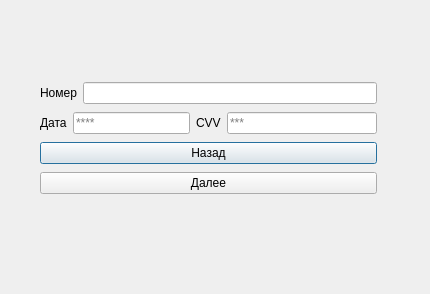
<?xml version="1.0" encoding="UTF-8"?>
<ui version="4.0">
 <class>Carts</class>
 <widget class="QDialog" name="Carts">
  <property name="geometry">
   <rect>
    <x>0</x>
    <y>0</y>
    <width>430</width>
    <height>294</height>
   </rect>
  </property>
  <property name="windowTitle">
   <string>Dialog</string>
  </property>
  <widget class="QLabel" name="label">
   <property name="geometry">
    <rect>
     <x>-50</x>
     <y>270</y>
     <width>49</width>
     <height>16</height>
    </rect>
   </property>
   <property name="text">
    <string>TextLabel</string>
   </property>
  </widget>
  <widget class="QWidget" name="layoutWidget">
   <property name="geometry">
    <rect>
     <x>40</x>
     <y>80</y>
     <width>337</width>
     <height>118</height>
    </rect>
   </property>
   <layout class="QVBoxLayout" name="verticalLayout">
    <item>
     <layout class="QHBoxLayout" name="horizontalLayout">
      <item>
       <widget class="QLabel" name="label_4">
        <property name="text">
         <string>Номер</string>
        </property>
       </widget>
      </item>
      <item>
       <widget class="QLineEdit" name="carts_edit">
        <property name="maxLength">
         <number>16</number>
        </property>
       </widget>
      </item>
     </layout>
    </item>
    <item>
     <layout class="QHBoxLayout" name="horizontalLayout_3">
      <item>
       <layout class="QHBoxLayout" name="horizontalLayout_2">
        <item>
         <widget class="QLabel" name="label_2">
          <property name="text">
           <string>Дата</string>
          </property>
         </widget>
        </item>
        <item>
         <widget class="QLineEdit" name="data_edit">
          <property name="maxLength">
           <number>4</number>
          </property>
          <property name="placeholderText">
           <string>****</string>
          </property>
         </widget>
        </item>
       </layout>
      </item>
      <item>
       <widget class="QLabel" name="label_3">
        <property name="text">
         <string>CVV</string>
        </property>
       </widget>
      </item>
      <item>
       <widget class="QLineEdit" name="cvv_edit">
        <property name="maxLength">
         <number>3</number>
        </property>
        <property name="echoMode">
         <enum>QLineEdit::EchoMode::Password</enum>
        </property>
        <property name="placeholderText">
         <string>***</string>
        </property>
       </widget>
      </item>
     </layout>
    </item>
    <item>
     <widget class="QPushButton" name="back_Buttom">
      <property name="text">
       <string>Назад</string>
      </property>
     </widget>
    </item>
    <item>
     <widget class="QPushButton" name="exit_buttom">
      <property name="text">
       <string>Далее</string>
      </property>
     </widget>
    </item>
   </layout>
  </widget>
 </widget>
 <resources/>
 <connections/>
</ui>
